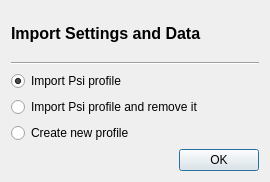
<?xml version="1.0" encoding="UTF-8"?>
<ui version="4.0">
 <class>HomeDirMigration</class>
 <widget class="QDialog" name="HomeDirMigration">
  <property name="geometry">
   <rect>
    <x>0</x>
    <y>0</y>
    <width>270</width>
    <height>182</height>
   </rect>
  </property>
  <property name="windowTitle">
   <string>Import Wizard</string>
  </property>
  <property name="windowIcon">
   <iconset>
    <normaloff>:/iconsets/system/default/logo_16.png</normaloff>:/iconsets/system/default/logo_16.png</iconset>
  </property>
  <layout class="QVBoxLayout" name="verticalLayout">
   <item>
    <widget class="QLabel" name="lbQuestion">
     <property name="text">
      <string>&lt;!DOCTYPE HTML PUBLIC &quot;-//W3C//DTD HTML 4.0//EN&quot; &quot;http://www.w3.org/TR/REC-html40/strict.dtd&quot;&gt;
&lt;html&gt;&lt;head&gt;&lt;meta name=&quot;qrichtext&quot; content=&quot;1&quot; /&gt;&lt;style type=&quot;text/css&quot;&gt;
p, li { white-space: pre-wrap; }
&lt;/style&gt;&lt;/head&gt;&lt;body style=&quot; font-family:'Liberation Serif'; font-size:12pt; font-weight:400; font-style:normal;&quot;&gt;
&lt;p style=&quot; margin-top:0px; margin-bottom:0px; margin-left:0px; margin-right:0px; -qt-block-indent:0; text-indent:0px;&quot;&gt;&lt;span style=&quot; font-weight:600;&quot;&gt;Import Settings and Data&lt;/span&gt;&lt;/p&gt;&lt;/body&gt;&lt;/html&gt;</string>
     </property>
    </widget>
   </item>
   <item>
    <widget class="Line" name="line">
     <property name="orientation">
      <enum>Qt::Horizontal</enum>
     </property>
    </widget>
   </item>
   <item>
    <widget class="QRadioButton" name="rbCopy">
     <property name="toolTip">
      <string>&lt;!DOCTYPE HTML PUBLIC &quot;-//W3C//DTD HTML 4.0//EN&quot; &quot;http://www.w3.org/TR/REC-html40/strict.dtd&quot;&gt;
&lt;html&gt;&lt;head&gt;&lt;meta name=&quot;qrichtext&quot; content=&quot;1&quot; /&gt;&lt;style type=&quot;text/css&quot;&gt;
p, li { white-space: pre-wrap; }
&lt;/style&gt;&lt;/head&gt;&lt;body style=&quot; font-family:'Liberation Serif'; font-size:12pt; font-weight:400; font-style:normal;&quot;&gt;
&lt;p style=&quot; margin-top:0px; margin-bottom:0px; margin-left:0px; margin-right:0px; -qt-block-indent:0; text-indent:0px;&quot;&gt;&lt;span style=&quot; font-size:medium; color:#1a1a1a;&quot;&gt;Copy the existing profile to the new directory required to run Psi+. The old profile will not be removed. You can remove it manually later.&lt;br/&gt;&lt;/span&gt;&lt;span style=&quot; font-size:medium; font-weight:600; color:#1a1a1a;&quot;&gt;(Recommended)&lt;/span&gt;&lt;span style=&quot; font-size:medium; color:#1a1a1a;&quot;&gt;.&lt;/span&gt;&lt;/p&gt;&lt;/body&gt;&lt;/html&gt;</string>
     </property>
     <property name="text">
      <string>Import Psi profile</string>
     </property>
     <property name="checked">
      <bool>true</bool>
     </property>
    </widget>
   </item>
   <item>
    <widget class="QRadioButton" name="rbMove">
     <property name="toolTip">
      <string>&lt;!DOCTYPE HTML PUBLIC &quot;-//W3C//DTD HTML 4.0//EN&quot; &quot;http://www.w3.org/TR/REC-html40/strict.dtd&quot;&gt;
&lt;html&gt;&lt;head&gt;&lt;meta name=&quot;qrichtext&quot; content=&quot;1&quot; /&gt;&lt;style type=&quot;text/css&quot;&gt;
p, li { white-space: pre-wrap; }
&lt;/style&gt;&lt;/head&gt;&lt;body style=&quot; font-family:'Liberation Serif'; font-size:12pt; font-weight:400; font-style:normal;&quot;&gt;
&lt;p style=&quot; margin-top:0px; margin-bottom:0px; margin-left:0px; margin-right:0px; -qt-block-indent:0; text-indent:0px;&quot;&gt;&lt;span style=&quot; font-size:medium; color:#1a1a1a;&quot;&gt;Move the existing profile to the new directory. The old profile will be removed automatically when done.&lt;/span&gt;&lt;/p&gt;&lt;/body&gt;&lt;/html&gt;</string>
     </property>
     <property name="text">
      <string>Import Psi profile and remove it</string>
     </property>
    </widget>
   </item>
   <item>
    <widget class="QRadioButton" name="rbNothing">
     <property name="toolTip">
      <string>&lt;!DOCTYPE HTML PUBLIC &quot;-//W3C//DTD HTML 4.0//EN&quot; &quot;http://www.w3.org/TR/REC-html40/strict.dtd&quot;&gt;
&lt;html&gt;&lt;head&gt;&lt;meta name=&quot;qrichtext&quot; content=&quot;1&quot; /&gt;&lt;style type=&quot;text/css&quot;&gt;
p, li { white-space: pre-wrap; }
&lt;/style&gt;&lt;/head&gt;&lt;body style=&quot; font-family:'Liberation Serif'; font-size:12pt; font-weight:400; font-style:normal;&quot;&gt;
&lt;p style=&quot; margin-top:0px; margin-bottom:0px; margin-left:0px; margin-right:0px; -qt-block-indent:0; text-indent:0px;&quot;&gt;&lt;span style=&quot; font-size:medium; color:#1a1a1a;&quot;&gt;Create a new Psi+ profile. The old profile will not be removed, but you will be unable to choose it.&lt;br/&gt;&lt;/span&gt;&lt;span style=&quot; font-size:medium; font-weight:600; color:#1a1a1a;&quot;&gt;(Not recommended)&lt;/span&gt;&lt;span style=&quot; font-size:medium; color:#1a1a1a;&quot;&gt;.&lt;/span&gt;&lt;/p&gt;&lt;/body&gt;&lt;/html&gt;</string>
     </property>
     <property name="text">
      <string>Create new profile</string>
     </property>
    </widget>
   </item>
   <item>
    <layout class="QHBoxLayout" name="horizontalLayout_2">
     <item>
      <widget class="BusyWidget" name="busy" native="true"/>
     </item>
     <item>
      <widget class="QDialogButtonBox" name="bxOkCancel">
       <property name="orientation">
        <enum>Qt::Horizontal</enum>
       </property>
       <property name="standardButtons">
        <set>QDialogButtonBox::Ok</set>
       </property>
      </widget>
     </item>
    </layout>
   </item>
  </layout>
 </widget>
 <customwidgets>
  <customwidget>
   <class>BusyWidget</class>
   <extends>QWidget</extends>
   <header>busywidget.h</header>
   <container>1</container>
  </customwidget>
 </customwidgets>
 <resources/>
 <connections>
  <connection>
   <sender>bxOkCancel</sender>
   <signal>accepted()</signal>
   <receiver>HomeDirMigration</receiver>
   <slot>accept()</slot>
   <hints>
    <hint type="sourcelabel">
     <x>137</x>
     <y>149</y>
    </hint>
    <hint type="destinationlabel">
     <x>134</x>
     <y>90</y>
    </hint>
   </hints>
  </connection>
 </connections>
</ui>
